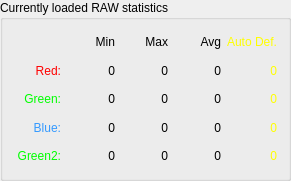
            <widget class="QGroupBox" name="groupBox_2">
             <property name="geometry">
              <rect>
               <x>10</x>
               <y>300</y>
               <width>291</width>
               <height>181</height>
              </rect>
             </property>
             <property name="toolTip">
              <string>Shows various statistics gathered from
RAW file and selected defect thresholds</string>
             </property>
             <property name="statusTip">
              <string/>
             </property>
             <property name="title">
              <string>Currently loaded RAW statistics</string>
             </property>
             <layout class="QGridLayout" name="gridLayout_6">
              <item row="0" column="1">
               <widget class="QLabel" name="lblStatsMin">
                <property name="toolTip">
                 <string>Minimum value in a channel</string>
                </property>
                <property name="statusTip">
                 <string/>
                </property>
                <property name="text">
                 <string>Min</string>
                </property>
                <property name="alignment">
                 <set>Qt::AlignRight|Qt::AlignTrailing|Qt::AlignVCenter</set>
                </property>
               </widget>
              </item>
              <item row="0" column="2">
               <widget class="QLabel" name="lblStatsMax">
                <property name="toolTip">
                 <string>Maximum value in a channel</string>
                </property>
                <property name="statusTip">
                 <string/>
                </property>
                <property name="text">
                 <string>Max</string>
                </property>
                <property name="alignment">
                 <set>Qt::AlignRight|Qt::AlignTrailing|Qt::AlignVCenter</set>
                </property>
               </widget>
              </item>
              <item row="0" column="3">
               <widget class="QLabel" name="lblStatsAvg">
                <property name="toolTip">
                 <string>Average value in a channel</string>
                </property>
                <property name="statusTip">
                 <string/>
                </property>
                <property name="text">
                 <string>Avg</string>
                </property>
                <property name="alignment">
                 <set>Qt::AlignRight|Qt::AlignTrailing|Qt::AlignVCenter</set>
                </property>
               </widget>
              </item>
              <item row="1" column="0">
               <widget class="QLabel" name="lblStatsRed">
                <property name="palette">
                 <palette>
                  <active>
                   <colorrole role="WindowText">
                    <brush brushstyle="SolidPattern">
                     <color alpha="255">
                      <red>255</red>
                      <green>0</green>
                      <blue>0</blue>
                     </color>
                    </brush>
                   </colorrole>
                  </active>
                  <inactive>
                   <colorrole role="WindowText">
                    <brush brushstyle="SolidPattern">
                     <color alpha="255">
                      <red>255</red>
                      <green>0</green>
                      <blue>0</blue>
                     </color>
                    </brush>
                   </colorrole>
                  </inactive>
                  <disabled>
                   <colorrole role="WindowText">
                    <brush brushstyle="SolidPattern">
                     <color alpha="255">
                      <red>120</red>
                      <green>120</green>
                      <blue>120</blue>
                     </color>
                    </brush>
                   </colorrole>
                  </disabled>
                 </palette>
                </property>
                <property name="toolTip">
                 <string/>
                </property>
                <property name="text">
                 <string>Red:</string>
                </property>
                <property name="alignment">
                 <set>Qt::AlignRight|Qt::AlignTrailing|Qt::AlignVCenter</set>
                </property>
               </widget>
              </item>
              <item row="2" column="0">
               <widget class="QLabel" name="lblStatsGreen">
                <property name="palette">
                 <palette>
                  <active>
                   <colorrole role="WindowText">
                    <brush brushstyle="SolidPattern">
                     <color alpha="255">
                      <red>0</red>
                      <green>255</green>
                      <blue>0</blue>
                     </color>
                    </brush>
                   </colorrole>
                  </active>
                  <inactive>
                   <colorrole role="WindowText">
                    <brush brushstyle="SolidPattern">
                     <color alpha="255">
                      <red>0</red>
                      <green>255</green>
                      <blue>0</blue>
                     </color>
                    </brush>
                   </colorrole>
                  </inactive>
                  <disabled>
                   <colorrole role="WindowText">
                    <brush brushstyle="SolidPattern">
                     <color alpha="255">
                      <red>120</red>
                      <green>120</green>
                      <blue>120</blue>
                     </color>
                    </brush>
                   </colorrole>
                  </disabled>
                 </palette>
                </property>
                <property name="toolTip">
                 <string/>
                </property>
                <property name="text">
                 <string>Green:</string>
                </property>
                <property name="alignment">
                 <set>Qt::AlignRight|Qt::AlignTrailing|Qt::AlignVCenter</set>
                </property>
               </widget>
              </item>
              <item row="3" column="0">
               <widget class="QLabel" name="lblStatsBlue">
                <property name="palette">
                 <palette>
                  <active>
                   <colorrole role="WindowText">
                    <brush brushstyle="SolidPattern">
                     <color alpha="255">
                      <red>51</red>
                      <green>153</green>
                      <blue>255</blue>
                     </color>
                    </brush>
                   </colorrole>
                  </active>
                  <inactive>
                   <colorrole role="WindowText">
                    <brush brushstyle="SolidPattern">
                     <color alpha="255">
                      <red>51</red>
                      <green>153</green>
                      <blue>255</blue>
                     </color>
                    </brush>
                   </colorrole>
                  </inactive>
                  <disabled>
                   <colorrole role="WindowText">
                    <brush brushstyle="SolidPattern">
                     <color alpha="255">
                      <red>120</red>
                      <green>120</green>
                      <blue>120</blue>
                     </color>
                    </brush>
                   </colorrole>
                  </disabled>
                 </palette>
                </property>
                <property name="toolTip">
                 <string/>
                </property>
                <property name="text">
                 <string>Blue:</string>
                </property>
                <property name="alignment">
                 <set>Qt::AlignRight|Qt::AlignTrailing|Qt::AlignVCenter</set>
                </property>
               </widget>
              </item>
              <item row="4" column="0">
               <widget class="QLabel" name="lblStatsGreen2">
                <property name="palette">
                 <palette>
                  <active>
                   <colorrole role="WindowText">
                    <brush brushstyle="SolidPattern">
                     <color alpha="255">
                      <red>0</red>
                      <green>255</green>
                      <blue>0</blue>
                     </color>
                    </brush>
                   </colorrole>
                  </active>
                  <inactive>
                   <colorrole role="WindowText">
                    <brush brushstyle="SolidPattern">
                     <color alpha="255">
                      <red>0</red>
                      <green>255</green>
                      <blue>0</blue>
                     </color>
                    </brush>
                   </colorrole>
                  </inactive>
                  <disabled>
                   <colorrole role="WindowText">
                    <brush brushstyle="SolidPattern">
                     <color alpha="255">
                      <red>120</red>
                      <green>120</green>
                      <blue>120</blue>
                     </color>
                    </brush>
                   </colorrole>
                  </disabled>
                 </palette>
                </property>
                <property name="toolTip">
                 <string/>
                </property>
                <property name="text">
                 <string>Green2:</string>
                </property>
                <property name="alignment">
                 <set>Qt::AlignRight|Qt::AlignTrailing|Qt::AlignVCenter</set>
                </property>
               </widget>
              </item>
              <item row="1" column="1">
               <widget class="QLabel" name="lblStatsMinR">
                <property name="toolTip">
                 <string>Minimum value in a channel</string>
                </property>
                <property name="statusTip">
                 <string/>
                </property>
                <property name="text">
                 <string>0</string>
                </property>
                <property name="alignment">
                 <set>Qt::AlignRight|Qt::AlignTrailing|Qt::AlignVCenter</set>
                </property>
               </widget>
              </item>
              <item row="2" column="1">
               <widget class="QLabel" name="lblStatsMinG">
                <property name="toolTip">
                 <string>Minimum value in a channel</string>
                </property>
                <property name="statusTip">
                 <string/>
                </property>
                <property name="text">
                 <string>0</string>
                </property>
                <property name="alignment">
                 <set>Qt::AlignRight|Qt::AlignTrailing|Qt::AlignVCenter</set>
                </property>
               </widget>
              </item>
              <item row="3" column="1">
               <widget class="QLabel" name="lblStatsMinB">
                <property name="toolTip">
                 <string>Minimum value in a channel</string>
                </property>
                <property name="statusTip">
                 <string/>
                </property>
                <property name="text">
                 <string>0</string>
                </property>
                <property name="alignment">
                 <set>Qt::AlignRight|Qt::AlignTrailing|Qt::AlignVCenter</set>
                </property>
               </widget>
              </item>
              <item row="4" column="1">
               <widget class="QLabel" name="lblStatsMinG2">
                <property name="toolTip">
                 <string>Minimum value in a channel</string>
                </property>
                <property name="statusTip">
                 <string/>
                </property>
                <property name="text">
                 <string>0</string>
                </property>
                <property name="alignment">
                 <set>Qt::AlignRight|Qt::AlignTrailing|Qt::AlignVCenter</set>
                </property>
               </widget>
              </item>
              <item row="1" column="2">
               <widget class="QLabel" name="lblStatsMaxR">
                <property name="toolTip">
                 <string>Maximum value in a channel</string>
                </property>
                <property name="statusTip">
                 <string/>
                </property>
                <property name="text">
                 <string>0</string>
                </property>
                <property name="alignment">
                 <set>Qt::AlignRight|Qt::AlignTrailing|Qt::AlignVCenter</set>
                </property>
               </widget>
              </item>
              <item row="2" column="2">
               <widget class="QLabel" name="lblStatsMaxG">
                <property name="toolTip">
                 <string>Maximum value in a channel</string>
                </property>
                <property name="statusTip">
                 <string/>
                </property>
                <property name="text">
                 <string>0</string>
                </property>
                <property name="alignment">
                 <set>Qt::AlignRight|Qt::AlignTrailing|Qt::AlignVCenter</set>
                </property>
               </widget>
              </item>
              <item row="3" column="2">
               <widget class="QLabel" name="lblStatsMaxB">
                <property name="toolTip">
                 <string>Maximum value in a channel</string>
                </property>
                <property name="statusTip">
                 <string/>
                </property>
                <property name="text">
                 <string>0</string>
                </property>
                <property name="alignment">
                 <set>Qt::AlignRight|Qt::AlignTrailing|Qt::AlignVCenter</set>
                </property>
               </widget>
              </item>
              <item row="4" column="2">
               <widget class="QLabel" name="lblStatsMaxG2">
                <property name="toolTip">
                 <string>Maximum value in a channel</string>
                </property>
                <property name="statusTip">
                 <string/>
                </property>
                <property name="text">
                 <string>0</string>
                </property>
                <property name="alignment">
                 <set>Qt::AlignRight|Qt::AlignTrailing|Qt::AlignVCenter</set>
                </property>
               </widget>
              </item>
              <item row="1" column="3">
               <widget class="QLabel" name="lblStatsAvgR">
                <property name="toolTip">
                 <string>Average value in a channel</string>
                </property>
                <property name="statusTip">
                 <string/>
                </property>
                <property name="text">
                 <string>0</string>
                </property>
                <property name="alignment">
                 <set>Qt::AlignRight|Qt::AlignTrailing|Qt::AlignVCenter</set>
                </property>
               </widget>
              </item>
              <item row="2" column="3">
               <widget class="QLabel" name="lblStatsAvgG">
                <property name="toolTip">
                 <string>Average value in a channel</string>
                </property>
                <property name="statusTip">
                 <string/>
                </property>
                <property name="text">
                 <string>0</string>
                </property>
                <property name="alignment">
                 <set>Qt::AlignRight|Qt::AlignTrailing|Qt::AlignVCenter</set>
                </property>
               </widget>
              </item>
              <item row="3" column="3">
               <widget class="QLabel" name="lblStatsAvgB">
                <property name="toolTip">
                 <string>Average value in a channel</string>
                </property>
                <property name="statusTip">
                 <string/>
                </property>
                <property name="text">
                 <string>0</string>
                </property>
                <property name="alignment">
                 <set>Qt::AlignRight|Qt::AlignTrailing|Qt::AlignVCenter</set>
                </property>
               </widget>
              </item>
              <item row="4" column="3">
               <widget class="QLabel" name="lblStatsAvgG2">
                <property name="toolTip">
                 <string>Average value in a channel</string>
                </property>
                <property name="statusTip">
                 <string/>
                </property>
                <property name="text">
                 <string>0</string>
                </property>
                <property name="alignment">
                 <set>Qt::AlignRight|Qt::AlignTrailing|Qt::AlignVCenter</set>
                </property>
               </widget>
              </item>
              <item row="0" column="4">
               <widget class="QLabel" name="lblStatsDefThr">
                <property name="palette">
                 <palette>
                  <active>
                   <colorrole role="WindowText">
                    <brush brushstyle="SolidPattern">
                     <color alpha="255">
                      <red>255</red>
                      <green>255</green>
                      <blue>0</blue>
                     </color>
                    </brush>
                   </colorrole>
                  </active>
                  <inactive>
                   <colorrole role="WindowText">
                    <brush brushstyle="SolidPattern">
                     <color alpha="255">
                      <red>255</red>
                      <green>255</green>
                      <blue>0</blue>
                     </color>
                    </brush>
                   </colorrole>
                  </inactive>
                  <disabled>
                   <colorrole role="WindowText">
                    <brush brushstyle="SolidPattern">
                     <color alpha="255">
                      <red>120</red>
                      <green>120</green>
                      <blue>120</blue>
                     </color>
                    </brush>
                   </colorrole>
                  </disabled>
                 </palette>
                </property>
                <property name="toolTip">
                 <string>Number of defective points a channel 
with thresholds as selected above</string>
                </property>
                <property name="statusTip">
                 <string/>
                </property>
                <property name="text">
                 <string>Auto Def.</string>
                </property>
                <property name="alignment">
                 <set>Qt::AlignRight|Qt::AlignTrailing|Qt::AlignVCenter</set>
                </property>
               </widget>
              </item>
              <item row="1" column="4">
               <widget class="QLabel" name="lblStatsDefR">
                <property name="palette">
                 <palette>
                  <active>
                   <colorrole role="WindowText">
                    <brush brushstyle="SolidPattern">
                     <color alpha="255">
                      <red>255</red>
                      <green>255</green>
                      <blue>0</blue>
                     </color>
                    </brush>
                   </colorrole>
                  </active>
                  <inactive>
                   <colorrole role="WindowText">
                    <brush brushstyle="SolidPattern">
                     <color alpha="255">
                      <red>255</red>
                      <green>255</green>
                      <blue>0</blue>
                     </color>
                    </brush>
                   </colorrole>
                  </inactive>
                  <disabled>
                   <colorrole role="WindowText">
                    <brush brushstyle="SolidPattern">
                     <color alpha="255">
                      <red>120</red>
                      <green>120</green>
                      <blue>120</blue>
                     </color>
                    </brush>
                   </colorrole>
                  </disabled>
                 </palette>
                </property>
                <property name="toolTip">
                 <string>Number of defective points a channel 
with thresholds as selected above</string>
                </property>
                <property name="statusTip">
                 <string/>
                </property>
                <property name="text">
                 <string>0</string>
                </property>
                <property name="alignment">
                 <set>Qt::AlignRight|Qt::AlignTrailing|Qt::AlignVCenter</set>
                </property>
               </widget>
              </item>
              <item row="2" column="4">
               <widget class="QLabel" name="lblStatsDefG">
                <property name="palette">
                 <palette>
                  <active>
                   <colorrole role="WindowText">
                    <brush brushstyle="SolidPattern">
                     <color alpha="255">
                      <red>255</red>
                      <green>255</green>
                      <blue>0</blue>
                     </color>
                    </brush>
                   </colorrole>
                  </active>
                  <inactive>
                   <colorrole role="WindowText">
                    <brush brushstyle="SolidPattern">
                     <color alpha="255">
                      <red>255</red>
                      <green>255</green>
                      <blue>0</blue>
                     </color>
                    </brush>
                   </colorrole>
                  </inactive>
                  <disabled>
                   <colorrole role="WindowText">
                    <brush brushstyle="SolidPattern">
                     <color alpha="255">
                      <red>120</red>
                      <green>120</green>
                      <blue>120</blue>
                     </color>
                    </brush>
                   </colorrole>
                  </disabled>
                 </palette>
                </property>
                <property name="toolTip">
                 <string>Number of defective points a channel 
with thresholds as selected above</string>
                </property>
                <property name="statusTip">
                 <string/>
                </property>
                <property name="text">
                 <string>0</string>
                </property>
                <property name="alignment">
                 <set>Qt::AlignRight|Qt::AlignTrailing|Qt::AlignVCenter</set>
                </property>
               </widget>
              </item>
              <item row="3" column="4">
               <widget class="QLabel" name="lblStatsDefB">
                <property name="palette">
                 <palette>
                  <active>
                   <colorrole role="WindowText">
                    <brush brushstyle="SolidPattern">
                     <color alpha="255">
                      <red>255</red>
                      <green>255</green>
                      <blue>0</blue>
                     </color>
                    </brush>
                   </colorrole>
                  </active>
                  <inactive>
                   <colorrole role="WindowText">
                    <brush brushstyle="SolidPattern">
                     <color alpha="255">
                      <red>255</red>
                      <green>255</green>
                      <blue>0</blue>
                     </color>
                    </brush>
                   </colorrole>
                  </inactive>
                  <disabled>
                   <colorrole role="WindowText">
                    <brush brushstyle="SolidPattern">
                     <color alpha="255">
                      <red>120</red>
                      <green>120</green>
                      <blue>120</blue>
                     </color>
                    </brush>
                   </colorrole>
                  </disabled>
                 </palette>
                </property>
                <property name="toolTip">
                 <string>Number of defective points a channel 
with thresholds as selected above</string>
                </property>
                <property name="statusTip">
                 <string/>
                </property>
                <property name="text">
                 <string>0</string>
                </property>
                <property name="alignment">
                 <set>Qt::AlignRight|Qt::AlignTrailing|Qt::AlignVCenter</set>
                </property>
               </widget>
              </item>
              <item row="4" column="4">
               <widget class="QLabel" name="lblStatsDefG2">
                <property name="palette">
                 <palette>
                  <active>
                   <colorrole role="WindowText">
                    <brush brushstyle="SolidPattern">
                     <color alpha="255">
                      <red>255</red>
                      <green>255</green>
                      <blue>0</blue>
                     </color>
                    </brush>
                   </colorrole>
                  </active>
                  <inactive>
                   <colorrole role="WindowText">
                    <brush brushstyle="SolidPattern">
                     <color alpha="255">
                      <red>255</red>
                      <green>255</green>
                      <blue>0</blue>
                     </color>
                    </brush>
                   </colorrole>
                  </inactive>
                  <disabled>
                   <colorrole role="WindowText">
                    <brush brushstyle="SolidPattern">
                     <color alpha="255">
                      <red>120</red>
                      <green>120</green>
                      <blue>120</blue>
                     </color>
                    </brush>
                   </colorrole>
                  </disabled>
                 </palette>
                </property>
                <property name="toolTip">
                 <string>Number of defective points a channel 
with thresholds as selected above</string>
                </property>
                <property name="statusTip">
                 <string/>
                </property>
                <property name="text">
                 <string>0</string>
                </property>
                <property name="alignment">
                 <set>Qt::AlignRight|Qt::AlignTrailing|Qt::AlignVCenter</set>
                </property>
               </widget>
              </item>
             </layout>
            </widget>
